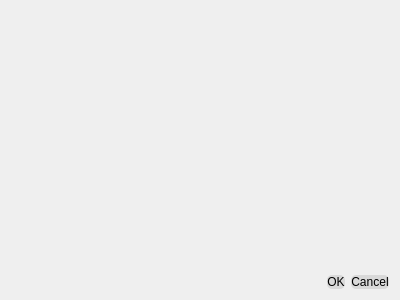
<?xml version="1.0" encoding="UTF-8"?>
<ui version="4.0">
 <class>EffectSettings</class>
 <widget class="QDialog" name="EffectSettings">
  <property name="geometry">
   <rect>
    <x>0</x>
    <y>0</y>
    <width>400</width>
    <height>300</height>
   </rect>
  </property>
  <property name="windowTitle">
   <string>Dialog</string>
  </property>
  <property name="styleSheet">
   <string notr="true">QPushButton {
	border-radius: 5px;
	background-color: #d9d9d9;
	color: black;
}

QPushButton:Hover {
	background-color: #fefefe;
}

QPushButton:Pressed {
	background-color: #a3a3a3;
}

#buttonBox QPushButton {
	min-width: 60px;
	min-height: 32px;
}</string>
  </property>
  <layout class="QGridLayout" name="gridLayout">
   <item row="1" column="0">
    <widget class="QDialogButtonBox" name="buttonBox">
     <property name="orientation">
      <enum>Qt::Horizontal</enum>
     </property>
     <property name="standardButtons">
      <set>QDialogButtonBox::Cancel|QDialogButtonBox::Ok</set>
     </property>
    </widget>
   </item>
   <item row="0" column="0">
    <spacer name="verticalSpacer">
     <property name="orientation">
      <enum>Qt::Vertical</enum>
     </property>
     <property name="sizeHint" stdset="0">
      <size>
       <width>20</width>
       <height>40</height>
      </size>
     </property>
    </spacer>
   </item>
  </layout>
 </widget>
 <resources/>
 <connections>
  <connection>
   <sender>buttonBox</sender>
   <signal>accepted()</signal>
   <receiver>EffectSettings</receiver>
   <slot>accept()</slot>
   <hints>
    <hint type="sourcelabel">
     <x>248</x>
     <y>254</y>
    </hint>
    <hint type="destinationlabel">
     <x>157</x>
     <y>274</y>
    </hint>
   </hints>
  </connection>
  <connection>
   <sender>buttonBox</sender>
   <signal>rejected()</signal>
   <receiver>EffectSettings</receiver>
   <slot>reject()</slot>
   <hints>
    <hint type="sourcelabel">
     <x>316</x>
     <y>260</y>
    </hint>
    <hint type="destinationlabel">
     <x>286</x>
     <y>274</y>
    </hint>
   </hints>
  </connection>
 </connections>
</ui>
